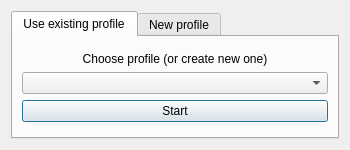
<?xml version="1.0" encoding="UTF-8"?>
<ui version="4.0">
 <class>AuthorizationDialog</class>
 <widget class="QDialog" name="AuthorizationDialog">
  <property name="windowModality">
   <enum>Qt::ApplicationModal</enum>
  </property>
  <property name="geometry">
   <rect>
    <x>0</x>
    <y>0</y>
    <width>350</width>
    <height>150</height>
   </rect>
  </property>
  <property name="minimumSize">
   <size>
    <width>350</width>
    <height>150</height>
   </size>
  </property>
  <property name="maximumSize">
   <size>
    <width>350</width>
    <height>150</height>
   </size>
  </property>
  <property name="windowTitle">
   <string>Dialog</string>
  </property>
  <layout class="QGridLayout" name="gridLayout">
   <item row="1" column="0" rowspan="3">
    <widget class="QTabWidget" name="tabWidget">
     <property name="currentIndex">
      <number>0</number>
     </property>
     <widget class="QWidget" name="tabLogIn">
      <attribute name="title">
       <string>Use existing profile</string>
      </attribute>
      <layout class="QGridLayout" name="gridLayout_1">
       <item row="2" column="0">
        <widget class="QLabel" name="lblProfiles">
         <property name="text">
          <string>Choose profile (or create new one)</string>
         </property>
         <property name="alignment">
          <set>Qt::AlignCenter</set>
         </property>
        </widget>
       </item>
       <item row="4" column="0">
        <widget class="QPushButton" name="logInBtn">
         <property name="text">
          <string>Start</string>
         </property>
        </widget>
       </item>
       <item row="0" column="0">
        <spacer name="verticalSpacer">
         <property name="orientation">
          <enum>Qt::Vertical</enum>
         </property>
         <property name="sizeHint" stdset="0">
          <size>
           <width>20</width>
           <height>40</height>
          </size>
         </property>
        </spacer>
       </item>
       <item row="3" column="0">
        <widget class="QComboBox" name="cmbProfiles"/>
       </item>
       <item row="5" column="0">
        <spacer name="verticalSpacer_2">
         <property name="orientation">
          <enum>Qt::Vertical</enum>
         </property>
         <property name="sizeHint" stdset="0">
          <size>
           <width>20</width>
           <height>40</height>
          </size>
         </property>
        </spacer>
       </item>
      </layout>
     </widget>
     <widget class="QWidget" name="tabSignUp">
      <attribute name="title">
       <string>New profile</string>
      </attribute>
      <layout class="QGridLayout" name="gridLayout_2">
       <item row="5" column="0">
        <spacer name="verticalSpacer_4">
         <property name="orientation">
          <enum>Qt::Vertical</enum>
         </property>
         <property name="sizeHint" stdset="0">
          <size>
           <width>20</width>
           <height>40</height>
          </size>
         </property>
        </spacer>
       </item>
       <item row="3" column="0">
        <widget class="QLineEdit" name="newProfileName"/>
       </item>
       <item row="0" column="0">
        <spacer name="verticalSpacer_3">
         <property name="orientation">
          <enum>Qt::Vertical</enum>
         </property>
         <property name="sizeHint" stdset="0">
          <size>
           <width>20</width>
           <height>40</height>
          </size>
         </property>
        </spacer>
       </item>
       <item row="4" column="0">
        <widget class="QPushButton" name="signUpBtn">
         <property name="text">
          <string>Create </string>
         </property>
        </widget>
       </item>
       <item row="2" column="0">
        <layout class="QHBoxLayout" name="horizontalLayout">
         <item>
          <spacer name="horizontalSpacer">
           <property name="orientation">
            <enum>Qt::Horizontal</enum>
           </property>
           <property name="sizeHint" stdset="0">
            <size>
             <width>40</width>
             <height>20</height>
            </size>
           </property>
          </spacer>
         </item>
         <item>
          <widget class="QLabel" name="lblProfileName">
           <property name="text">
            <string>New profile name</string>
           </property>
          </widget>
         </item>
         <item>
          <spacer name="horizontalSpacer_2">
           <property name="orientation">
            <enum>Qt::Horizontal</enum>
           </property>
           <property name="sizeHint" stdset="0">
            <size>
             <width>40</width>
             <height>20</height>
            </size>
           </property>
          </spacer>
         </item>
        </layout>
       </item>
      </layout>
     </widget>
    </widget>
   </item>
  </layout>
 </widget>
 <resources/>
 <connections/>
</ui>
